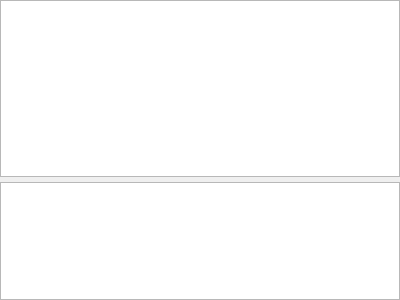
<?xml version="1.0" encoding="UTF-8"?>
<ui version="4.0">
 <class>Edit</class>
 <widget class="QWidget" name="Edit">
  <property name="geometry">
   <rect>
    <x>0</x>
    <y>0</y>
    <width>400</width>
    <height>300</height>
   </rect>
  </property>
  <property name="sizePolicy">
   <sizepolicy hsizetype="Expanding" vsizetype="Expanding">
    <horstretch>0</horstretch>
    <verstretch>0</verstretch>
   </sizepolicy>
  </property>
  <property name="windowTitle">
   <string>Form</string>
  </property>
  <layout class="QVBoxLayout" name="verticalLayout" stretch="3,2">
   <property name="spacing">
    <number>5</number>
   </property>
   <property name="leftMargin">
    <number>0</number>
   </property>
   <property name="topMargin">
    <number>0</number>
   </property>
   <property name="rightMargin">
    <number>0</number>
   </property>
   <property name="bottomMargin">
    <number>0</number>
   </property>
   <item>
    <widget class="QTextEdit" name="textEditRecv">
     <property name="font">
      <font>
       <pointsize>18</pointsize>
      </font>
     </property>
     <property name="styleSheet">
      <string notr="true">color: rgb(0, 0, 195);</string>
     </property>
    </widget>
   </item>
   <item>
    <widget class="QTextEdit" name="textEditSend">
     <property name="font">
      <font>
       <pointsize>18</pointsize>
      </font>
     </property>
    </widget>
   </item>
  </layout>
 </widget>
 <resources/>
 <connections/>
</ui>
